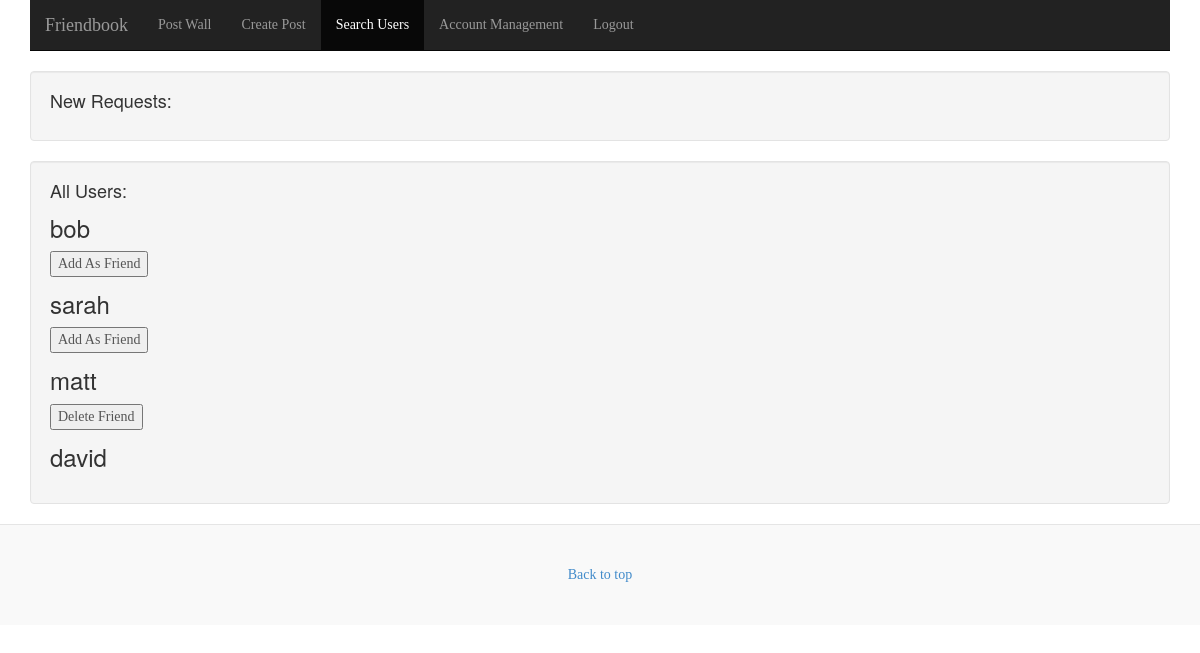
Before: /search_users/ (signed in) with the older database file.
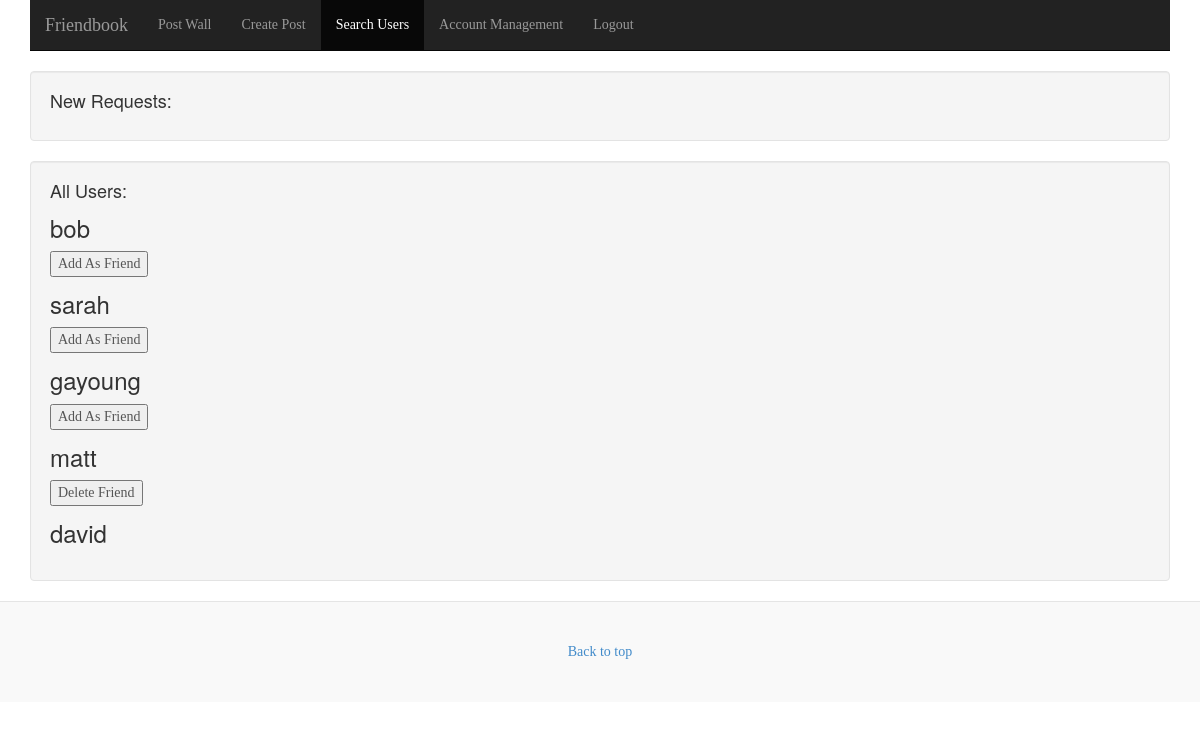
After: the same page with the newer database file.
### main/models.py (models this page shows)
class Users(models.Model):
    guid = models.CharField(max_length=100, primary_key=True)
    username = models.TextField(unique=True)
    password = models.TextField()
    role = models.TextField()
    register_date = models.DateTimeField(auto_now_add=True, blank=True)
    active = models.BooleanField()
    github_account = models.TextField(blank=True)

### main/views.py (the view)
# urls.py: url(r'^search_users/$', views.search_users, name='search_users'),
def search_users(request):
    context = RequestContext(request)
    me = request.session["username"]
    users = list(Users.objects.all())
    friends = list(Friends.objects.all())
    friend_check = [x.username2 for x in friends if x.username1 == me] + [x.username1 for x in friends if x.username2== me]
    request_check = [x.username2 for x in friends if (x.username1 == me and x.accept== 0)] + [x.username1 for x in friends if (x.username2== me and x.accept== 0)]
    return render_to_response('main/search_user.html',{'users': users, 'me': me, 'friends': friends,'check': friend_check,'request_pend': request_check }, context)

### templates/main/search_user.html (shortened to what this page needs)
{% load static  %}
<html lang="en">
    <head>
        <link href="{% static 'css/bootstrap.min.css' %}" rel="stylesheet"/>
        <link href="{% static 'css/blog.css'%}" rel="stylesheet"/>
    </head>
    <body>
        <div class="navbar-wrapper">
            <div class="container">
                <div class="navbar navbar-inverse navbar-static-top" role="navigation">
                    <div class="container">
                        <div class="navbar-header">
                            <a class="navbar-brand" href="#">Friendbook</a>
                        </div>
                        <div class="navbar-collapse collapse">
                            <ul class="nav navbar-nav">
                                <li><a href="{% url 'wall' %}">Post Wall</a></li>
                                <li><a href="{% url 'newpost' %}">Create Post</a></li>
                                <li class="active"><a href="#">Search Users</a></li>
                                <li><a href="{% url 'account' %}">Account Management</a></li>
                                <li><a href="{% url 'logout' %}">Logout</a></li>
                            </ul>
                        </div>
                    </div>
                </div>
            </div>
        </div>
       <div class="container">
            <div class="row">
                <div class="col-sm-12">
                    <div class="well">
                <h4>New Requests:</h4>
            </div>
        </div>
    </div>
</div>
        <div class="container">
            <div class="row">
                <div class="col-sm-12">
                    <div class="well">
            <h4>All Users:</h4>
            {% for user in users %}
                {% if user.username != me %}
                    <form  action="{% url 'friendship' %}" method="get">
	               {% if user.username not in check %}
                        <h3>{{ user.username }}</h3>
                        <input type="submit" value="Add As Friend">
		    {% endif %}
                </form>
             {% endif %}
            {% endfor %}
            {% for user in users %}
                {% if user.username != me %}
                    <form  action="{% url 'unfriend' %}" method="get">
                   {% if user.username in check %}
                        <h3>{{ user.username }}</h3>
                        {% if user.username not in request_pend %}
                            <input type="submit" value="Delete Friend">
                        {% endif %}
            {% endif %}
                </form>
             {% endif %}
            {% endfor %}
         </div>
        </div>
    </div>
</div>
        <div class="blog-footer">
            <a href="#">Back to top</a>
        </div>
    </body>
</html>

Changed rows visible on the page:
added Users: username "gayoung", shown under "All Users:"
